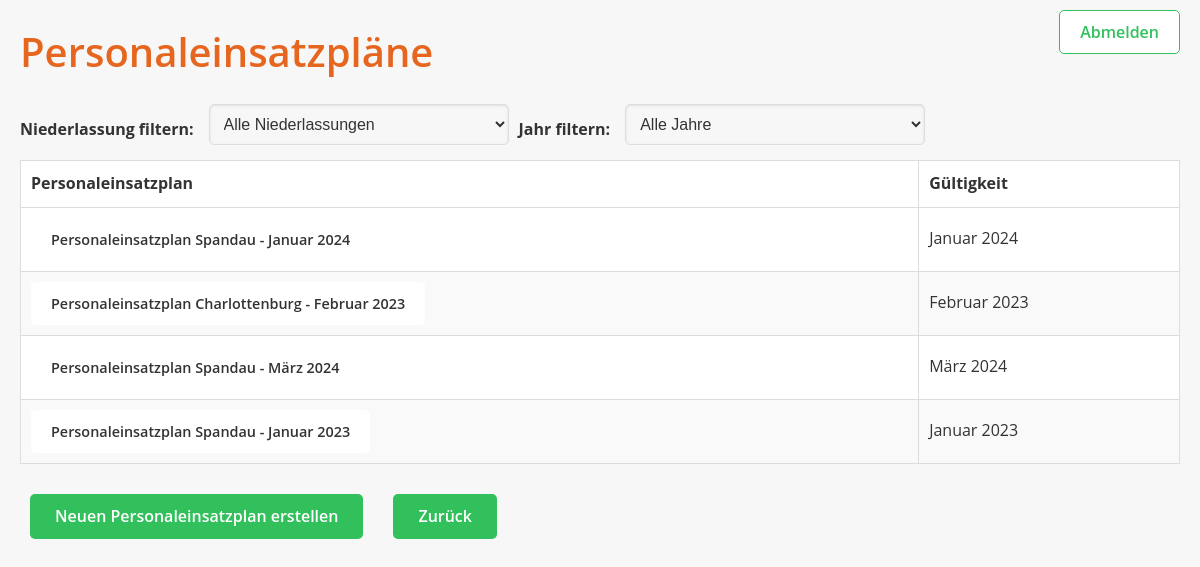
/PersonaleinsatzplanHaeH/personaleinsatzplan/list2/?next=/PersonaleinsatzplanHaeH/, run on the app's committed database.
### PersonaleinsatzplanHaeH/models.py (models this page shows, shortened)
class Personaleinsatzplan(models.Model):
    STATUS_CHOICES = [
        ('entwurf', 'Entwurf'),
        ('in_bearbeitung', 'in Bearbeitung'),
        ('gueltig', 'Gültig'),
        ('archiviert', 'Archiviert'),
        ('storniert', 'Storniert')
    ]
    name = models.CharField(max_length=255)
    gueltigkeit_monat = models.IntegerField(choices=[
        (1, "Januar"), (2, "Februar"), (3, "März"), (4, "April"),
        (5, "Mai"), (6, "Juni"), (7, "Juli"), (8, "August"),
        (9, "September"), (10, "Oktober"), (11, "November"), (12, "Dezember")
    ])
    gueltigkeit_jahr = models.IntegerField()
    kostentraeger = models.CharField(max_length=255)
    ersteller = models.CharField(max_length=255)
    version = models.IntegerField(blank=True, null=True)
    status = models.CharField(max_length=20, choices=STATUS_CHOICES, default='entwurf')
    niederlassung = models.ForeignKey(
        'Niederlassung', on_delete=models.PROTECT, related_name='personaleinsatzplaene'
    )

### PersonaleinsatzplanHaeH/views.py (the view)
# urls.py: path('personaleinsatzplan/list2/', PersonaleinsatzplanList2View.as_view(), name='personaleinsatzplan_list2'),
class PersonaleinsatzplanList2View(ListView):
    model = Personaleinsatzplan
    template_name = 'personaleinsatzplan_list2.html'
    context_object_name = 'personaleinsatzplaene'
    def get_queryset(self):
        queryset = super().get_queryset()
        niederlassung_id = self.request.GET.get('niederlassung')
        if niederlassung_id:
            queryset = queryset.filter(niederlassung_id=niederlassung_id)
        jahr = self.request.GET.get('jahr')
        if jahr:
            queryset = queryset.filter(gueltigkeit_jahr=jahr)
        return queryset
    def get_context_data(self, **kwargs):
        context = super().get_context_data(**kwargs)
        context['niederlassungen'] = Niederlassung.objects.all()
        context['jahre'] = (
            Personaleinsatzplan.objects.values_list('gueltigkeit_jahr', flat=True)
            .distinct()
            .order_by('gueltigkeit_jahr')
        )
        context['zurueck_link'] = self.request.GET.get('next', '/')
        return context

### templates/personaleinsatzplan_list2.html (shortened to what this page needs)
<!DOCTYPE html>
<html lang="en">
<head>
    {% load static %}
    <link rel="stylesheet" href="{% static 'css/styles.css' %}">
</head>
<body>
<div class="navbar">
    <a href="{% url 'PersonaleinsatzplanHaeH:logout' %}" class="logout-link">Abmelden</a>
</div>
<h1>Personaleinsatzpläne</h1>
<form method="get" class="filter-form">
    <div class="filter-row" style="display: flex; align-items: center; gap: 10px;">
        <label for="niederlassung_filter">Niederlassung filtern:</label>
        <select name="niederlassung" id="niederlassung_filter" onchange="this.form.submit()" class="filter-select">
            <option value="">Alle Niederlassungen</option>
        </select>
        <label for="jahr_filter">Jahr filtern:</label>
        <select name="jahr" id="jahr_filter" onchange="this.form.submit()" class="filter-select">
            <option value="">Alle Jahre</option>
        </select>
    </div>
</form>
<table>
    <thead>
        <tr>
            <th>Personaleinsatzplan</th>
            <th>Gültigkeit</th>
        </tr>
    </thead>
    <tbody>
        {% for plan in personaleinsatzplaene %}
        <tr>
            <td>
                <a href="{% url 'PersonaleinsatzplanHaeH:personaleinsatzplan_detail' plan.pk %}?next={{ request.path }}" class="card-link">
                    {{ plan.name }}
                </a>
            </td>
            <td>{{ plan.get_gueltigkeit_monat_display }} {{ plan.gueltigkeit_jahr }}</td>
        </tr>
        {% endfor %}
    </tbody>
</table>
<div class="actions">
    <a href="{% url 'PersonaleinsatzplanHaeH:personaleinsatzplan_create' %}?next={{ request.path }}" class="action-link">
        Neuen Personaleinsatzplan erstellen
    </a>
    <a href="{{ zurueck_link }}" class="action-link">Zurück</a>
</div>
</body>
</html>

### static/css/styles.css (style rules this page uses)
body, h1, h2, h3, h4, ul, li, a, table, td, th { margin: 0; padding: 0; box-sizing: border-box; }
body { font-family: 'Open Sans', Arial, sans-serif; background-color: #f7f7f7; color: #333; line-height: 1.6; padding: 20px; }
h1, h2, h3, h4 h5 { margin-bottom: 20px; color: #e7661f; font-weight: 600; }
h1 { font-size: 2.5em; }
a { text-decoration: none; transition: background-color 0.3s ease-in-out, color 0.3s ease-in-out; border-radius: 5px; font-weight: 600; }
.card-link { display: inline-block; padding: 10px 20px; background-color: white; color: #333; font-size: 0.9em; text-align: center; }
.action-link { display: inline-block; margin: 10px; padding: 10px 25px; background-color: #31c05c; color: white; font-size: 1em; text-align: center; }
table { width: 100%; border-collapse: collapse; margin-bottom: 20px; background-color: #fff; border: 1px solid #ccc; }
th, td { padding: 10px; text-align: left; border: 1px solid #ddd; }
tr:nth-child(even) { background-color: #f9f9f9; }
.actions { margin: 20px 0; display: flex; justify-content: flex-start; gap: 10px; }
.filter-select { display: block; width: 100%; max-width: 300px; padding: 10px; font-size: 1em; color: #333; background-color: #f7f7f7; border: 1px solid #ddd; border-radius: 5px; margin-bottom: 15px; transition: border-color 0.3s ease, box-shadow 0.3s ease; }
.filter-row { display: flex; align-items: center; gap: 10px; }
.filter-select { margin-left: 5px; }
.filter-form label { font-weight: bold; margin-bottom: 5px; display: block; }
form { display: flex; flex-direction: column; gap: 15px; }
form label { display: block; margin-bottom: 5px; font-size: 1em; font-weight: bold; }
form select, form input[type="text"], form input[type="number"], form input[type="password"], form input[type="email"], form textarea { width: 100%; max-width: 500px; padding: 10px; font-size: 1em; border: 1px solid #ddd; border-radius: 5px; background-color: #f7f7f7; box-shadow: inset 0 1px 3px rgba(0, 0, 0, 0.1); transition: border-color 0.3s ease, box-shadow 0.3s ease; }
.navbar { position: absolute; top: 20px; right: 20px; font-family: 'Open Sans', sans-serif; }
.logout-link { font-weight: 600; color: #31c05c; text-decoration: none; background-color: white; padding: 10px 20px; border-radius: 5px; border: 1px solid #31c05c; transition: background-color 0.3s ease, color 0.3s ease, transform 0.2s ease; font-size: 1em; }

### data on the page
Personaleinsatzplan: name "Personaleinsatzplan Spandau - Januar 2024", gueltigkeit_monat "Januar", gueltigkeit_jahr "2024"
Personaleinsatzplan: name "Personaleinsatzplan Charlottenburg - Februar 2023", gueltigkeit_monat "Februar", gueltigkeit_jahr "2023"
Personaleinsatzplan: name "Personaleinsatzplan Spandau - März 2024", gueltigkeit_monat "März", gueltigkeit_jahr "2024"
Personaleinsatzplan: name "Personaleinsatzplan Spandau - Januar 2023", gueltigkeit_monat "Januar", gueltigkeit_jahr "2023"
